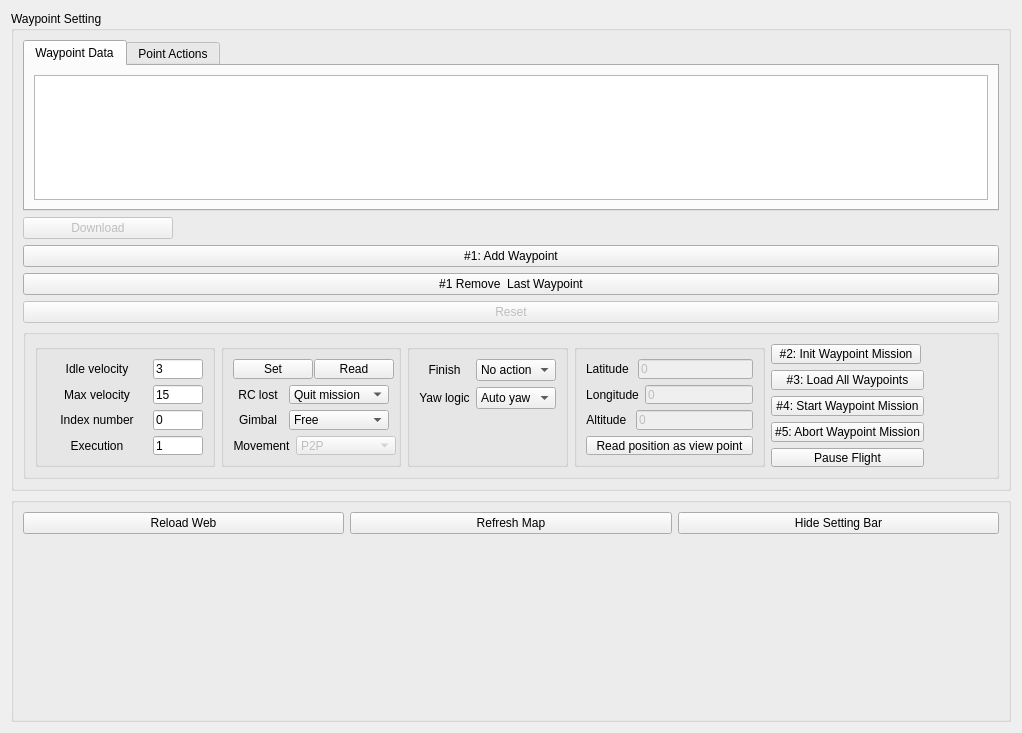
<?xml version="1.0" encoding="UTF-8"?>
<ui version="4.0">
 <class>Waypoints</class>
 <widget class="QWidget" name="Waypoints">
  <property name="geometry">
   <rect>
    <x>0</x>
    <y>0</y>
    <width>1018</width>
    <height>733</height>
   </rect>
  </property>
  <property name="windowTitle">
   <string>Form</string>
  </property>
  <layout class="QVBoxLayout" name="verticalLayout">
   <item>
    <widget class="QGroupBox" name="gb_wp">
     <property name="enabled">
      <bool>true</bool>
     </property>
     <property name="minimumSize">
      <size>
       <width>1000</width>
       <height>480</height>
      </size>
     </property>
     <property name="maximumSize">
      <size>
       <width>16777215</width>
       <height>480</height>
      </size>
     </property>
     <property name="title">
      <string>Waypoint Setting</string>
     </property>
     <layout class="QVBoxLayout" name="verticalLayout_84">
      <item>
       <widget class="QTabWidget" name="tabWidget_2">
        <property name="currentIndex">
         <number>0</number>
        </property>
        <widget class="QWidget" name="WyapointData">
         <attribute name="title">
          <string>Waypoint Data</string>
         </attribute>
         <layout class="QVBoxLayout" name="verticalLayout_85">
          <item>
           <widget class="QTableView" name="tv_waypoint_data">
            <property name="sortingEnabled">
             <bool>false</bool>
            </property>
           </widget>
          </item>
         </layout>
        </widget>
        <widget class="QWidget" name="PointActions">
         <attribute name="title">
          <string>Point Actions</string>
         </attribute>
         <layout class="QHBoxLayout" name="horizontalLayout_47">
          <item>
           <layout class="QVBoxLayout" name="verticalLayout_60">
            <item>
             <layout class="QHBoxLayout" name="horizontalLayout_62">
              <item>
               <widget class="QLabel" name="label_27">
                <property name="text">
                 <string>Point</string>
                </property>
               </widget>
              </item>
              <item>
               <widget class="QComboBox" name="cb_waypoint_point"/>
              </item>
             </layout>
            </item>
            <item>
             <widget class="QPushButton" name="btn_waypoint_action">
              <property name="text">
               <string>Add action</string>
              </property>
             </widget>
            </item>
            <item>
             <widget class="QPushButton" name="btn_waypoint_removeAction">
              <property name="enabled">
               <bool>false</bool>
              </property>
              <property name="text">
               <string>Remove action</string>
              </property>
             </widget>
            </item>
            <item>
             <widget class="QPushButton" name="btn_wp_loadOne">
              <property name="text">
               <string>Load This</string>
              </property>
             </widget>
            </item>
           </layout>
          </item>
          <item>
           <widget class="QTableView" name="tv_waypoint_actions"/>
          </item>
         </layout>
        </widget>
       </widget>
      </item>
      <item>
       <layout class="QVBoxLayout" name="verticalLayout_7">
        <item>
         <widget class="QPushButton" name="btn_waypointDownload">
          <property name="enabled">
           <bool>false</bool>
          </property>
          <property name="minimumSize">
           <size>
            <width>150</width>
            <height>0</height>
           </size>
          </property>
          <property name="maximumSize">
           <size>
            <width>150</width>
            <height>16777215</height>
           </size>
          </property>
          <property name="text">
           <string>Download</string>
          </property>
         </widget>
        </item>
        <item>
         <widget class="QPushButton" name="btn_waypoint_add">
          <property name="text">
           <string>#1: Add Waypoint</string>
          </property>
         </widget>
        </item>
        <item>
         <widget class="QPushButton" name="btn_waypoint_remove">
          <property name="enabled">
           <bool>true</bool>
          </property>
          <property name="text">
           <string>#1 Remove  Last Waypoint</string>
          </property>
         </widget>
        </item>
        <item>
         <widget class="QPushButton" name="btn_waypoint_reset">
          <property name="enabled">
           <bool>false</bool>
          </property>
          <property name="text">
           <string>Reset</string>
          </property>
         </widget>
        </item>
       </layout>
      </item>
      <item>
       <widget class="QGroupBox" name="groupBox_256">
        <property name="minimumSize">
         <size>
          <width>180</width>
          <height>150</height>
         </size>
        </property>
        <property name="maximumSize">
         <size>
          <width>9999</width>
          <height>150</height>
         </size>
        </property>
        <layout class="QHBoxLayout" name="horizontalLayout_5">
         <item>
          <widget class="QGroupBox" name="groupBox_32">
           <property name="minimumSize">
            <size>
             <width>180</width>
             <height>0</height>
            </size>
           </property>
           <property name="maximumSize">
            <size>
             <width>180</width>
             <height>16777215</height>
            </size>
           </property>
           <layout class="QVBoxLayout" name="verticalLayout_61">
            <item>
             <layout class="QHBoxLayout" name="horizontalLayout_59">
              <item>
               <widget class="QLabel" name="label_44">
                <property name="minimumSize">
                 <size>
                  <width>0</width>
                  <height>0</height>
                 </size>
                </property>
                <property name="maximumSize">
                 <size>
                  <width>100</width>
                  <height>25</height>
                 </size>
                </property>
                <property name="text">
                 <string>Idle velocity</string>
                </property>
                <property name="alignment">
                 <set>Qt::AlignCenter</set>
                </property>
               </widget>
              </item>
              <item>
               <widget class="QLineEdit" name="le_wp_iv">
                <property name="minimumSize">
                 <size>
                  <width>50</width>
                  <height>0</height>
                 </size>
                </property>
                <property name="maximumSize">
                 <size>
                  <width>50</width>
                  <height>16777215</height>
                 </size>
                </property>
                <property name="text">
                 <string>3</string>
                </property>
               </widget>
              </item>
             </layout>
            </item>
            <item>
             <layout class="QHBoxLayout" name="horizontalLayout_122">
              <item>
               <widget class="QLabel" name="label_43">
                <property name="maximumSize">
                 <size>
                  <width>100</width>
                  <height>25</height>
                 </size>
                </property>
                <property name="text">
                 <string>Max velocity</string>
                </property>
                <property name="alignment">
                 <set>Qt::AlignCenter</set>
                </property>
               </widget>
              </item>
              <item>
               <widget class="QLineEdit" name="le_wp_mv">
                <property name="minimumSize">
                 <size>
                  <width>50</width>
                  <height>0</height>
                 </size>
                </property>
                <property name="maximumSize">
                 <size>
                  <width>50</width>
                  <height>16777215</height>
                 </size>
                </property>
                <property name="text">
                 <string>15</string>
                </property>
               </widget>
              </item>
             </layout>
            </item>
            <item>
             <layout class="QHBoxLayout" name="horizontalLayout_121">
              <item>
               <widget class="QLabel" name="label_28">
                <property name="maximumSize">
                 <size>
                  <width>100</width>
                  <height>25</height>
                 </size>
                </property>
                <property name="text">
                 <string>Index number</string>
                </property>
                <property name="alignment">
                 <set>Qt::AlignCenter</set>
                </property>
               </widget>
              </item>
              <item>
               <widget class="QLineEdit" name="le_waypoint_number">
                <property name="minimumSize">
                 <size>
                  <width>50</width>
                  <height>0</height>
                 </size>
                </property>
                <property name="maximumSize">
                 <size>
                  <width>50</width>
                  <height>16777215</height>
                 </size>
                </property>
                <property name="text">
                 <string>0</string>
                </property>
               </widget>
              </item>
             </layout>
            </item>
            <item>
             <layout class="QHBoxLayout" name="horizontalLayout_135">
              <item>
               <widget class="QLabel" name="label_78">
                <property name="maximumSize">
                 <size>
                  <width>100</width>
                  <height>25</height>
                 </size>
                </property>
                <property name="text">
                 <string>Execution</string>
                </property>
                <property name="alignment">
                 <set>Qt::AlignCenter</set>
                </property>
               </widget>
              </item>
              <item>
               <widget class="QLineEdit" name="le_wp_exec">
                <property name="minimumSize">
                 <size>
                  <width>50</width>
                  <height>0</height>
                 </size>
                </property>
                <property name="maximumSize">
                 <size>
                  <width>50</width>
                  <height>16777215</height>
                 </size>
                </property>
                <property name="text">
                 <string>1</string>
                </property>
               </widget>
              </item>
             </layout>
            </item>
           </layout>
          </widget>
         </item>
         <item>
          <widget class="QGroupBox" name="groupBox_33">
           <property name="maximumSize">
            <size>
             <width>180</width>
             <height>16777215</height>
            </size>
           </property>
           <layout class="QVBoxLayout" name="verticalLayout_62">
            <item>
             <layout class="QHBoxLayout" name="horizontalLayout_123">
              <item>
               <widget class="QPushButton" name="btn_wp_ivset">
                <property name="minimumSize">
                 <size>
                  <width>80</width>
                  <height>0</height>
                 </size>
                </property>
                <property name="maximumSize">
                 <size>
                  <width>80</width>
                  <height>16777215</height>
                 </size>
                </property>
                <property name="text">
                 <string>Set</string>
                </property>
               </widget>
              </item>
              <item>
               <widget class="QPushButton" name="btn_wp_ivRead">
                <property name="minimumSize">
                 <size>
                  <width>80</width>
                  <height>0</height>
                 </size>
                </property>
                <property name="maximumSize">
                 <size>
                  <width>80</width>
                  <height>16777215</height>
                 </size>
                </property>
                <property name="text">
                 <string>Read</string>
                </property>
               </widget>
              </item>
             </layout>
            </item>
            <item>
             <layout class="QHBoxLayout" name="horizontalLayout_128">
              <item>
               <widget class="QLabel" name="label_46">
                <property name="maximumSize">
                 <size>
                  <width>16777215</width>
                  <height>25</height>
                 </size>
                </property>
                <property name="text">
                 <string>RC lost</string>
                </property>
                <property name="alignment">
                 <set>Qt::AlignCenter</set>
                </property>
               </widget>
              </item>
              <item>
               <widget class="QComboBox" name="cb_wp_rcl">
                <property name="minimumSize">
                 <size>
                  <width>100</width>
                  <height>0</height>
                 </size>
                </property>
                <property name="maximumSize">
                 <size>
                  <width>100</width>
                  <height>16777215</height>
                 </size>
                </property>
                <item>
                 <property name="text">
                  <string>Quit mission</string>
                 </property>
                </item>
                <item>
                 <property name="text">
                  <string>Keep going</string>
                 </property>
                </item>
               </widget>
              </item>
             </layout>
            </item>
            <item>
             <layout class="QHBoxLayout" name="horizontalLayout_129">
              <item>
               <widget class="QLabel" name="label_52">
                <property name="maximumSize">
                 <size>
                  <width>16777215</width>
                  <height>25</height>
                 </size>
                </property>
                <property name="text">
                 <string>Gimbal</string>
                </property>
                <property name="alignment">
                 <set>Qt::AlignCenter</set>
                </property>
               </widget>
              </item>
              <item>
               <widget class="QComboBox" name="cb_wp_gb">
                <property name="minimumSize">
                 <size>
                  <width>100</width>
                  <height>0</height>
                 </size>
                </property>
                <property name="maximumSize">
                 <size>
                  <width>100</width>
                  <height>16777215</height>
                 </size>
                </property>
                <item>
                 <property name="text">
                  <string>Free</string>
                 </property>
                </item>
                <item>
                 <property name="text">
                  <string>Auto</string>
                 </property>
                </item>
               </widget>
              </item>
             </layout>
            </item>
            <item>
             <layout class="QHBoxLayout" name="horizontalLayout_131">
              <item>
               <widget class="QLabel" name="label_76">
                <property name="maximumSize">
                 <size>
                  <width>16777215</width>
                  <height>25</height>
                 </size>
                </property>
                <property name="text">
                 <string>Movement</string>
                </property>
                <property name="alignment">
                 <set>Qt::AlignCenter</set>
                </property>
               </widget>
              </item>
              <item>
               <widget class="QComboBox" name="cb_wp_mov">
                <property name="enabled">
                 <bool>false</bool>
                </property>
                <property name="minimumSize">
                 <size>
                  <width>100</width>
                  <height>0</height>
                 </size>
                </property>
                <property name="maximumSize">
                 <size>
                  <width>100</width>
                  <height>16777215</height>
                 </size>
                </property>
                <item>
                 <property name="text">
                  <string>P2P</string>
                 </property>
                </item>
                <item>
                 <property name="text">
                  <string>Reserved</string>
                 </property>
                </item>
               </widget>
              </item>
             </layout>
            </item>
           </layout>
          </widget>
         </item>
         <item>
          <widget class="QGroupBox" name="groupBox50">
           <layout class="QVBoxLayout" name="verticalLayout_64">
            <item>
             <layout class="QHBoxLayout" name="horizontalLayout_134">
              <item>
               <widget class="QLabel" name="label_77">
                <property name="maximumSize">
                 <size>
                  <width>16777215</width>
                  <height>25</height>
                 </size>
                </property>
                <property name="text">
                 <string>Finish</string>
                </property>
                <property name="alignment">
                 <set>Qt::AlignCenter</set>
                </property>
               </widget>
              </item>
              <item>
               <widget class="QComboBox" name="cb_wp_fa">
                <property name="minimumSize">
                 <size>
                  <width>80</width>
                  <height>0</height>
                 </size>
                </property>
                <property name="maximumSize">
                 <size>
                  <width>80</width>
                  <height>16777215</height>
                 </size>
                </property>
                <item>
                 <property name="text">
                  <string>No action</string>
                 </property>
                </item>
                <item>
                 <property name="text">
                  <string>Go home</string>
                 </property>
                </item>
                <item>
                 <property name="text">
                  <string>Landing</string>
                 </property>
                </item>
                <item>
                 <property name="text">
                  <string>To first point</string>
                 </property>
                </item>
               </widget>
              </item>
             </layout>
            </item>
            <item>
             <layout class="QHBoxLayout" name="horizontalLayout_130">
              <item>
               <widget class="QLabel" name="label_75">
                <property name="maximumSize">
                 <size>
                  <width>16777215</width>
                  <height>25</height>
                 </size>
                </property>
                <property name="text">
                 <string>Yaw logic</string>
                </property>
                <property name="alignment">
                 <set>Qt::AlignCenter</set>
                </property>
               </widget>
              </item>
              <item>
               <widget class="QComboBox" name="cb_wp_yaw">
                <property name="minimumSize">
                 <size>
                  <width>80</width>
                  <height>0</height>
                 </size>
                </property>
                <property name="maximumSize">
                 <size>
                  <width>80</width>
                  <height>16777215</height>
                 </size>
                </property>
                <item>
                 <property name="text">
                  <string>Auto yaw</string>
                 </property>
                </item>
                <item>
                 <property name="text">
                  <string>No yaw</string>
                 </property>
                </item>
                <item>
                 <property name="text">
                  <string>RC yaw</string>
                 </property>
                </item>
                <item>
                 <property name="text">
                  <string>Waypoint</string>
                 </property>
                </item>
               </widget>
              </item>
             </layout>
            </item>
            <item>
             <spacer name="verticalSpacer_10">
              <property name="orientation">
               <enum>Qt::Vertical</enum>
              </property>
              <property name="sizeHint" stdset="0">
               <size>
                <width>20</width>
                <height>40</height>
               </size>
              </property>
             </spacer>
            </item>
           </layout>
          </widget>
         </item>
         <item>
          <widget class="QGroupBox" name="groupBox51">
           <property name="minimumSize">
            <size>
             <width>100</width>
             <height>0</height>
            </size>
           </property>
           <property name="maximumSize">
            <size>
             <width>200</width>
             <height>16777215</height>
            </size>
           </property>
           <layout class="QVBoxLayout" name="verticalLayout_10">
            <item>
             <layout class="QHBoxLayout" name="horizontalLayout_125">
              <item>
               <widget class="QLabel" name="label_66">
                <property name="maximumSize">
                 <size>
                  <width>100</width>
                  <height>16777215</height>
                 </size>
                </property>
                <property name="text">
                 <string>Latitude </string>
                </property>
                <property name="alignment">
                 <set>Qt::AlignCenter</set>
                </property>
               </widget>
              </item>
              <item>
               <widget class="QLineEdit" name="le_wp_la">
                <property name="enabled">
                 <bool>false</bool>
                </property>
                <property name="maximumSize">
                 <size>
                  <width>150</width>
                  <height>16777215</height>
                 </size>
                </property>
                <property name="text">
                 <string>0</string>
                </property>
               </widget>
              </item>
             </layout>
            </item>
            <item>
             <layout class="QHBoxLayout" name="horizontalLayout_126">
              <item>
               <widget class="QLabel" name="label_74">
                <property name="maximumSize">
                 <size>
                  <width>100</width>
                  <height>16777215</height>
                 </size>
                </property>
                <property name="text">
                 <string>Longitude</string>
                </property>
                <property name="alignment">
                 <set>Qt::AlignCenter</set>
                </property>
               </widget>
              </item>
              <item>
               <widget class="QLineEdit" name="le_wp_lo">
                <property name="enabled">
                 <bool>false</bool>
                </property>
                <property name="maximumSize">
                 <size>
                  <width>150</width>
                  <height>16777215</height>
                 </size>
                </property>
                <property name="text">
                 <string>0</string>
                </property>
               </widget>
              </item>
             </layout>
            </item>
            <item>
             <layout class="QHBoxLayout" name="horizontalLayout_124">
              <item>
               <widget class="QLabel" name="label_63">
                <property name="maximumSize">
                 <size>
                  <width>100</width>
                  <height>16777215</height>
                 </size>
                </property>
                <property name="text">
                 <string>Altitude </string>
                </property>
                <property name="alignment">
                 <set>Qt::AlignCenter</set>
                </property>
               </widget>
              </item>
              <item>
               <widget class="QLineEdit" name="le_wp_al">
                <property name="enabled">
                 <bool>false</bool>
                </property>
                <property name="maximumSize">
                 <size>
                  <width>150</width>
                  <height>16777215</height>
                 </size>
                </property>
                <property name="text">
                 <string>0</string>
                </property>
               </widget>
              </item>
             </layout>
            </item>
            <item>
             <widget class="QPushButton" name="btn_waypoint_viewPoint">
              <property name="minimumSize">
               <size>
                <width>150</width>
                <height>0</height>
               </size>
              </property>
              <property name="text">
               <string>Read position as view point</string>
              </property>
             </widget>
            </item>
           </layout>
          </widget>
         </item>
         <item>
          <layout class="QVBoxLayout" name="verticalLayout_9">
           <item>
            <widget class="QPushButton" name="btn_waypoint_init">
             <property name="minimumSize">
              <size>
               <width>150</width>
               <height>0</height>
              </size>
             </property>
             <property name="maximumSize">
              <size>
               <width>150</width>
               <height>16777215</height>
              </size>
             </property>
             <property name="text">
              <string>#2: Init Waypoint Mission</string>
             </property>
            </widget>
           </item>
           <item>
            <widget class="QPushButton" name="btn_wp_loadAll">
             <property name="text">
              <string>#3: Load All Waypoints</string>
             </property>
            </widget>
           </item>
           <item>
            <widget class="QPushButton" name="btn_wp_start_stop">
             <property name="text">
              <string>#4: Start Waypoint Mission</string>
             </property>
             <property name="checkable">
              <bool>true</bool>
             </property>
            </widget>
           </item>
           <item>
            <widget class="QPushButton" name="btn_AbortWaypoint">
             <property name="text">
              <string>#5: Abort Waypoint Mission</string>
             </property>
            </widget>
           </item>
           <item>
            <widget class="QPushButton" name="btn_wp_pr">
             <property name="text">
              <string>Pause Flight</string>
             </property>
             <property name="checkable">
              <bool>true</bool>
             </property>
            </widget>
           </item>
          </layout>
         </item>
         <item>
          <spacer name="horizontalSpacer_6">
           <property name="orientation">
            <enum>Qt::Horizontal</enum>
           </property>
           <property name="sizeType">
            <enum>QSizePolicy::Expanding</enum>
           </property>
           <property name="sizeHint" stdset="0">
            <size>
             <width>40</width>
             <height>20</height>
            </size>
           </property>
          </spacer>
         </item>
        </layout>
       </widget>
      </item>
     </layout>
    </widget>
   </item>
   <item>
    <widget class="QGroupBox" name="groupBox_36">
     <layout class="QVBoxLayout" name="verticalLayout_58">
      <item>
       <layout class="QHBoxLayout" name="horizontalLayout_158">
        <item>
         <widget class="QPushButton" name="btn_webLoad">
          <property name="text">
           <string>Reload Web</string>
          </property>
         </widget>
        </item>
        <item>
         <widget class="QPushButton" name="btn_webRefresh">
          <property name="text">
           <string>Refresh Map</string>
          </property>
         </widget>
        </item>
        <item>
         <widget class="QPushButton" name="btn_webTool">
          <property name="text">
           <string>Hide Setting Bar</string>
          </property>
          <property name="checkable">
           <bool>true</bool>
          </property>
         </widget>
        </item>
       </layout>
      </item>
      <item>
       <widget class="QWidget" name="widget_web" native="true">
        <property name="sizePolicy">
         <sizepolicy hsizetype="Preferred" vsizetype="Expanding">
          <horstretch>0</horstretch>
          <verstretch>0</verstretch>
         </sizepolicy>
        </property>
       </widget>
      </item>
     </layout>
    </widget>
   </item>
  </layout>
  <zorder>gb_wp</zorder>
  <zorder>groupBox_36</zorder>
  <zorder>widget_web</zorder>
 </widget>
 <resources/>
 <connections/>
</ui>
